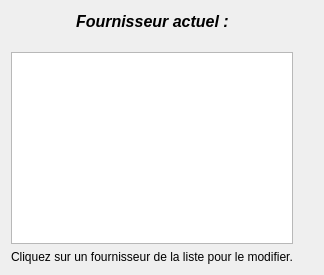
          <widget class="QWidget" name="tab_2">
           <attribute name="title">
            <string>modifier</string>
           </attribute>
           <layout class="QGridLayout" name="gridLayout_10">
            <item row="0" column="0">
             <layout class="QHBoxLayout" name="horizontalLayout_11">
              <item>
               <spacer name="horizontalSpacer_17">
                <property name="orientation">
                 <enum>Qt::Horizontal</enum>
                </property>
                <property name="sizeHint" stdset="0">
                 <size>
                  <width>40</width>
                  <height>20</height>
                 </size>
                </property>
               </spacer>
              </item>
              <item>
               <widget class="QLabel" name="label_10">
                <property name="font">
                 <font>
                  <pointsize>12</pointsize>
                  <weight>75</weight>
                  <italic>true</italic>
                  <bold>true</bold>
                 </font>
                </property>
                <property name="text">
                 <string>Fournisseur actuel :</string>
                </property>
               </widget>
              </item>
              <item>
               <spacer name="horizontalSpacer_18">
                <property name="orientation">
                 <enum>Qt::Horizontal</enum>
                </property>
                <property name="sizeHint" stdset="0">
                 <size>
                  <width>40</width>
                  <height>20</height>
                 </size>
                </property>
               </spacer>
              </item>
             </layout>
            </item>
            <item row="2" column="0">
             <widget class="QTableView" name="tableView_Mod_Fourni"/>
            </item>
            <item row="1" column="1">
             <spacer name="verticalSpacer_4">
              <property name="orientation">
               <enum>Qt::Vertical</enum>
              </property>
              <property name="sizeType">
               <enum>QSizePolicy::Fixed</enum>
              </property>
              <property name="sizeHint" stdset="0">
               <size>
                <width>20</width>
                <height>15</height>
               </size>
              </property>
             </spacer>
            </item>
            <item row="3" column="0">
             <widget class="QLabel" name="label_12">
              <property name="text">
               <string>Cliquez sur un fournisseur de la liste pour le modifier.</string>
              </property>
             </widget>
            </item>
           </layout>
          </widget>
